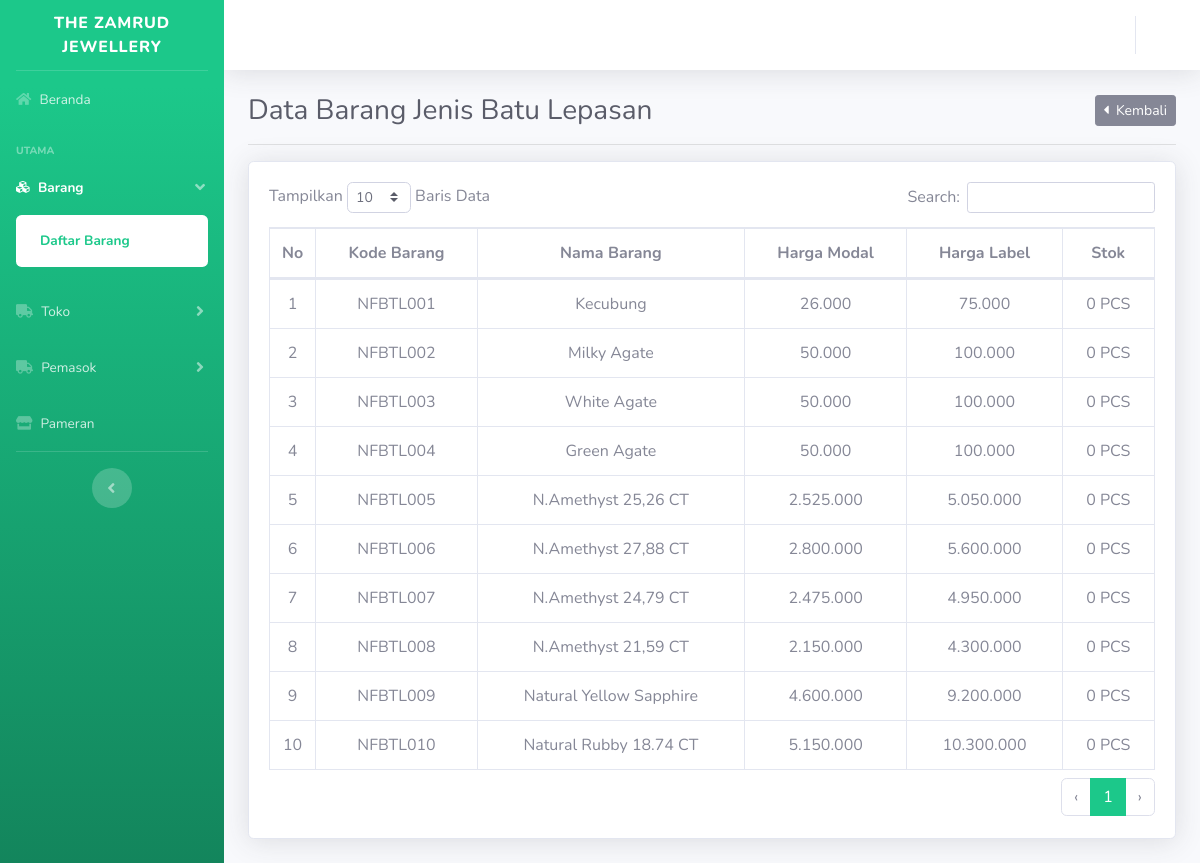
Page /index.php?h=barang_per_jenis_barang&id_jenis_barang=2 (signed in) on the committed database.
### tables this page shows
CREATE TABLE `jenis_barang` (
    id INT NOT NULL AUTO_INCREMENT,
    nama VARCHAR(255) NOT NULL,
    kode VARCHAR(255) NOT NULL,
    PRIMARY KEY (id)
);

CREATE TABLE `barang` (
    id INT NOT NULL AUTO_INCREMENT,
    id_jenis_barang INT NOT NULL,
    kode INT,
    nama VARCHAR(255),
    harga_toko INT,
    harga_label INT,
    stok INT,
    satuan VARCHAR(255),
    PRIMARY KEY (id),
    FOREIGN KEY (id_jenis_barang) REFERENCES jenis_barang (id) ON DELETE CASCADE
);

### db/koneksi.php (called while the page is built, shortened)
<?php
function generateKodeBarang($number)
{
  if ($number < 10)
    return ("00" . $number);
  elseif ($number < 100)
    return ("0" . $number);
  elseif ($number < 1000)
    return $number;
}

### halaman/tampil/barang_per_jenis_barang.php (the view, shortened to what this page needs)
<?php $jenis_barang = $mysqli->query("SELECT * FROM jenis_barang WHERE id=" . $_GET['id_jenis_barang'])->fetch_assoc(); ?>
<div class="container-fluid">
    <div class="d-flex justify-content-between align-items-center">
        <h1 class="h3 mb-0 text-gray-800">Data Barang Jenis <?= $jenis_barang['nama']; ?></h1>
        <div>
            <a href="?h=barang" class="btn btn-secondary btn-sm"><i class="fas fa-caret-left"></i>&nbsp;&nbsp;Kembali</a>
        </div>
    </div>
    <hr>
    <div class="row">
        <div class="col-12">
            <div class="card shadow mb-4">
                <div class="card-body">
                    <div class="table-responsive">
                        <table class="table table-bordered" id="dataTable" width="100%" cellspacing="0">
                            <thead>
                                <tr>
                                    <th class="td-fit text-center">No</th>
                                    <th class="text-center">Kode Barang</th>
                                    <th class="text-center">Nama Barang</th>
                                    <th class="text-center">Harga Modal</th>
                                    <th class="text-center">Harga Label</th>
                                    <th class="text-center">Stok</th>
                                </tr>
                            </thead>
                            <?php
                            $result = $mysqli->query("SELECT jb.kode kode_jenis_barang, b.* FROM barang b INNER JOIN jenis_barang jb ON jb.id=b.id_jenis_barang WHERE b.id_jenis_barang=" . $_GET['id_jenis_barang']);
                            $no = 1;
                            ?>
                            <tbody>
                                <?php while ($row = $result->fetch_assoc()) : ?>
                                    <tr>
                                        <td class="td-fit align-middle text-center"><?= $no++; ?></td>
                                        <td class="align-middle text-center"><?= $row['kode_jenis_barang'] . generateKodeBarang($row['kode']); ?></td>
                                        <td class="align-middle text-center"><?= $row['nama']; ?></td>
                                        <td class="align-middle text-center"><?= number_format($row['harga_toko'], 0, ",", "."); ?></td>
                                        <td class="align-middle text-center"><?= number_format($row['harga_label'], 0, ",", "."); ?></td>
                                        <td class="align-middle text-center"><?= $row['stok']; ?> <?= $row['satuan']; ?></td>
                                    </tr>
                                <?php endwhile; ?>
                            </tbody>
                        </table>
                    </div>
                </div>
            </div>
        </div>
    </div>
</div>

### index.php (style rules this page uses)
.td-fit { width: 1%; white-space: nowrap; }

### rows in the picture
jenis_barang: nama "Batu Lepasan"
barang: id_jenis_barang.kode "NFBTL", kode "001", nama "Kecubung", harga_toko "26.000", harga_label "75.000", stok "0", satuan "PCS"
barang: id_jenis_barang.kode "NFBTL", kode "002", nama "Milky Agate", harga_toko "50.000", harga_label "100.000", stok "0", satuan "PCS"
barang: id_jenis_barang.kode "NFBTL", kode "003", nama "White Agate", harga_toko "50.000", harga_label "100.000", stok "0", satuan "PCS"
barang: id_jenis_barang.kode "NFBTL", kode "004", nama "Green Agate", harga_toko "50.000", harga_label "100.000", stok "0", satuan "PCS"
barang: id_jenis_barang.kode "NFBTL", kode "005", nama "N.Amethyst 25,26 CT", harga_toko "2.525.000", harga_label "5.050.000", stok "0", satuan "PCS"
barang: id_jenis_barang.kode "NFBTL", kode "006", nama "N.Amethyst 27,88 CT", harga_toko "2.800.000", harga_label "5.600.000", stok "0", satuan "PCS"
barang: id_jenis_barang.kode "NFBTL", kode "007", nama "N.Amethyst 24,79 CT", harga_toko "2.475.000", harga_label "4.950.000", stok "0", satuan "PCS"
barang: id_jenis_barang.kode "NFBTL", kode "008", nama "N.Amethyst 21,59 CT", harga_toko "2.150.000", harga_label "4.300.000", stok "0", satuan "PCS"
barang: id_jenis_barang.kode "NFBTL", kode "009", nama "Natural Yellow Sapphire", harga_toko "4.600.000", harga_label "9.200.000", stok "0", satuan "PCS"
barang: id_jenis_barang.kode "NFBTL", kode "010", nama "Natural Rubby 18.74 CT", harga_toko "5.150.000", harga_label "10.300.000", stok "0", satuan "PCS"
